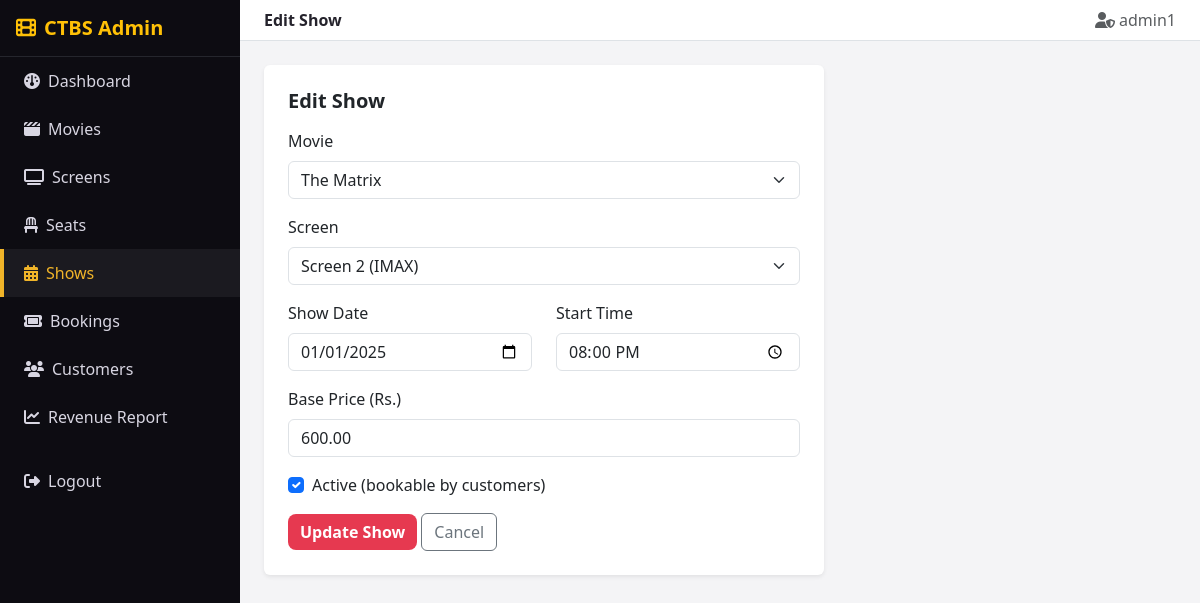
The page /admin/show_edit.php?id=2 (signed in) on the database its author committed.
### tables this page shows
CREATE TABLE Shows (
    show_id INT PRIMARY KEY AUTO_INCREMENT,
    movie_id INT,
    screen_id INT,
    show_date DATE,
    start_time TIME,
    base_price DECIMAL(10,2),
    is_active BOOLEAN DEFAULT TRUE,
    FOREIGN KEY (movie_id) REFERENCES Movie(movie_id),
    FOREIGN KEY (screen_id) REFERENCES Screen(screen_id)
);

CREATE TABLE Movie (
    movie_id INT PRIMARY KEY AUTO_INCREMENT,
    title VARCHAR(200),
    genre VARCHAR(100),
    duration_minutes INT,
    release_date DATE,
    director VARCHAR(100),
    rating DECIMAL(3,1),
    is_active BOOLEAN DEFAULT TRUE
);

CREATE TABLE Screen (
    screen_id INT PRIMARY KEY AUTO_INCREMENT,
    screen_name VARCHAR(50),
    capacity INT,
    screen_type ENUM('Standard','IMAX','VIP') DEFAULT 'Standard'
);

### includes/auth.php (called while the page is built, shortened)
<?php
function h($str) {
    return htmlspecialchars($str ?? '', ENT_QUOTES, 'UTF-8');
}

### admin/show_edit.php (the view, shortened to what this page needs)
<?php
require_once '../includes/db.php';
require_once '../includes/auth.php';
$show_id = isset($_GET['id']) ? (int)$_GET['id'] : 0;
$stmt = mysqli_prepare($conn, "SELECT * FROM Shows WHERE show_id = ?");
mysqli_stmt_bind_param($stmt, "i", $show_id);
mysqli_stmt_execute($stmt);
$show = mysqli_stmt_get_result($stmt)->fetch_assoc();
$movies = mysqli_query($conn, "SELECT movie_id, title FROM Movie ORDER BY title");
$screens = mysqli_query($conn, "SELECT screen_id, screen_name, screen_type FROM Screen ORDER BY screen_name");
require_once 'includes/admin_header.php';
?>
<div class="card border-0 shadow-sm" style="max-width:560px;">
  <div class="card-body p-4">
    <h5 class="fw-bold mb-3">Edit Show</h5>
    <form method="POST" action="show_edit.php?id=<?php echo (int)$show_id; ?>">
      <div class="mb-3">
        <label class="form-label">Movie</label>
        <select name="movie_id" class="form-select" required>
          <?php mysqli_data_seek($movies, 0); while ($m = mysqli_fetch_assoc($movies)): ?>
            <option value="<?php echo (int)$m['movie_id']; ?>" <?php echo $show['movie_id'] == $m['movie_id'] ? 'selected' : ''; ?>><?php echo h($m['title']); ?></option>
          <?php endwhile; ?>
        </select>
      </div>
      <div class="mb-3">
        <label class="form-label">Screen</label>
        <select name="screen_id" class="form-select" required>
          <?php mysqli_data_seek($screens, 0); while ($s = mysqli_fetch_assoc($screens)): ?>
            <option value="<?php echo (int)$s['screen_id']; ?>" <?php echo $show['screen_id'] == $s['screen_id'] ? 'selected' : ''; ?>><?php echo h($s['screen_name']); ?> (<?php echo h($s['screen_type']); ?>)</option>
          <?php endwhile; ?>
        </select>
      </div>
      <div class="row">
        <div class="col-md-6 mb-3">
          <label class="form-label">Show Date</label>
          <input type="date" name="show_date" class="form-control" required value="<?php echo h($show['show_date']); ?>">
        </div>
        <div class="col-md-6 mb-3">
          <label class="form-label">Start Time</label>
          <input type="time" name="start_time" class="form-control" required value="<?php echo h(substr($show['start_time'],0,5)); ?>">
        </div>
      </div>
      <div class="mb-3">
        <label class="form-label">Base Price (Rs.)</label>
        <input type="number" step="0.01" name="base_price" class="form-control" required value="<?php echo h($show['base_price']); ?>">
      </div>
      <div class="form-check mb-3">
        <input class="form-check-input" type="checkbox" name="is_active" id="is_active" <?php echo $show['is_active'] ? 'checked' : ''; ?>>
        <label class="form-check-label" for="is_active">Active (bookable by customers)</label>
      </div>
      <button type="submit" class="btn btn-cinema">Update Show</button>
      <a href="shows.php" class="btn btn-outline-secondary">Cancel</a>
    </form>
  </div>
</div>
<?php require_once 'includes/admin_footer.php'; ?>

### css/style.css (style rules this page uses)
:root { --cinema-dark: #15131c; --cinema-darker: #0d0c12; --cinema-red: #e63950; --cinema-gold: #f0b429; --cinema-light: #f4f4f6; --cinema-card: #1f1c29; --cinema-muted: #9b97ad; }
body { background-color: var(--cinema-light); font-family: 'Segoe UI', Roboto, Arial, sans-serif; color: #25232c; }
.btn-cinema { background: var(--cinema-red); color: #fff; border: none; font-weight: 600; border-radius: 8px; }

### rows shown on the page
shows: movie_id "The Matrix", screen_id "Screen 2 (IMAX)", show_date "01/01/2025", start_time "20:00", base_price "600.00", is_active "☑"

### other values the page prints
$pageTitle "Edit Show"
$_SESSION['admin_username'] "admin1"
